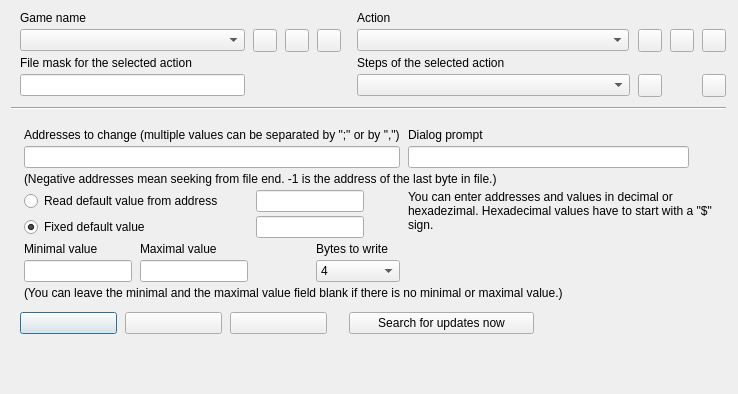
<?xml version="1.0" encoding="UTF-8"?>
<ui version="4.0">
  <class>CheatDBEditForm</class>
  <widget class="QDialog" name="CheatDBEditForm">
    <property name="geometry"><rect><x>0</x><y>0</y><width>712</width><height>394</height></rect></property>
    <property name="windowTitle"><string>Edit cheats data base</string></property>
    <property name="vclBorderStyle" stdset="0"><string notr="true">bsDialog</string></property>
    <property name="vclPosition" stdset="0"><string notr="true">poOwnerFormCenter</string></property>
    <property name="vclKeyPreview" stdset="0"><bool>true</bool></property>
    <property name="vclDesignWidth" stdset="0"><number>712</number></property>
    <property name="vclDesignHeight" stdset="0"><number>394</number></property>
    <layout class="QGridLayout" name="CheatDBEditForm_Layout" columnstretch="0,0,0,0,0,0,0,0,0,0,0,0,1">
      <property name="leftMargin"><number>-2</number></property>
      <property name="topMargin"><number>11</number></property>
      <property name="rightMargin"><number>4</number></property>
      <property name="bottomMargin"><number>8</number></property>
      <property name="horizontalSpacing"><number>8</number></property>
      <property name="verticalSpacing"><number>4</number></property>
      <item row="0" column="1">
        <widget class="QLabel" name="GameLabel">
          <property name="text"><string>Game name</string></property>
          <property name="textFormat"><enum>Qt::PlainText</enum></property>
          <property name="alignment"><set>Qt::AlignLeft|Qt::AlignTop</set></property>
        </widget>
      </item>
      <item row="0" column="8" colspan="5">
        <widget class="QLabel" name="ActionLabel">
          <property name="text"><string>Action</string></property>
          <property name="textFormat"><enum>Qt::PlainText</enum></property>
          <property name="alignment"><set>Qt::AlignLeft|Qt::AlignTop</set></property>
        </widget>
      </item>
      <item row="1" column="1" colspan="3" alignment="Qt::AlignLeft">
        <widget class="QComboBox" name="GameComboBox">
          <property name="editable"><bool>false</bool></property>
          <property name="maxVisibleItems"><number>8</number></property>
          <property name="minimumSize"><size><width>225</width><height>0</height></size></property>
        </widget>
      </item>
      <item row="1" column="4" alignment="Qt::AlignLeft">
        <widget class="QToolButton" name="GameAddButton">
          <property name="icon"><iconset resource="../../resources/dfend.qrc"><normaloff>:/glyphs/a7fc1030571280f9.png</normaloff></iconset></property>
          <property name="iconSize"><size><width>16</width><height>16</height></size></property>
          <property name="minimumSize"><size><width>23</width><height>0</height></size></property>
        </widget>
      </item>
      <item row="1" column="5" alignment="Qt::AlignLeft">
        <widget class="QToolButton" name="GameEditButton">
          <property name="tag" stdset="0"><number>1</number></property>
          <property name="icon"><iconset resource="../../resources/dfend.qrc"><normaloff>:/glyphs/8cae1683440d5f8e.png</normaloff></iconset></property>
          <property name="iconSize"><size><width>16</width><height>16</height></size></property>
          <property name="minimumSize"><size><width>23</width><height>0</height></size></property>
        </widget>
      </item>
      <item row="1" column="6" alignment="Qt::AlignLeft">
        <widget class="QToolButton" name="GameDeleteButton">
          <property name="tag" stdset="0"><number>2</number></property>
          <property name="icon"><iconset resource="../../resources/dfend.qrc"><normaloff>:/glyphs/86ad06b420cc830c.png</normaloff></iconset></property>
          <property name="iconSize"><size><width>16</width><height>16</height></size></property>
          <property name="minimumSize"><size><width>23</width><height>0</height></size></property>
        </widget>
      </item>
      <item row="1" column="8" alignment="Qt::AlignLeft">
        <widget class="QComboBox" name="ActionComboBox">
          <property name="editable"><bool>false</bool></property>
          <property name="maxVisibleItems"><number>8</number></property>
          <property name="minimumSize"><size><width>272</width><height>0</height></size></property>
        </widget>
      </item>
      <item row="1" column="9" alignment="Qt::AlignLeft">
        <widget class="QToolButton" name="ActionAddButton">
          <property name="tag" stdset="0"><number>3</number></property>
          <property name="icon"><iconset resource="../../resources/dfend.qrc"><normaloff>:/glyphs/a7fc1030571280f9.png</normaloff></iconset></property>
          <property name="iconSize"><size><width>16</width><height>16</height></size></property>
          <property name="minimumSize"><size><width>23</width><height>0</height></size></property>
        </widget>
      </item>
      <item row="1" column="10" alignment="Qt::AlignLeft">
        <widget class="QToolButton" name="ActionEditButton">
          <property name="tag" stdset="0"><number>4</number></property>
          <property name="icon"><iconset resource="../../resources/dfend.qrc"><normaloff>:/glyphs/8cae1683440d5f8e.png</normaloff></iconset></property>
          <property name="iconSize"><size><width>16</width><height>16</height></size></property>
          <property name="minimumSize"><size><width>23</width><height>0</height></size></property>
        </widget>
      </item>
      <item row="1" column="11" alignment="Qt::AlignLeft">
        <widget class="QToolButton" name="ActionDeleteButton">
          <property name="tag" stdset="0"><number>5</number></property>
          <property name="icon"><iconset resource="../../resources/dfend.qrc"><normaloff>:/glyphs/86ad06b420cc830c.png</normaloff></iconset></property>
          <property name="iconSize"><size><width>16</width><height>16</height></size></property>
          <property name="minimumSize"><size><width>23</width><height>0</height></size></property>
        </widget>
      </item>
      <item row="2" column="1" colspan="2">
        <widget class="QLabel" name="FileMaskEdit_EditLabel">
          <property name="text"><string>File mask for the selected action</string></property>
          <property name="textFormat"><enum>Qt::PlainText</enum></property>
          <property name="vclFocusControl" stdset="0"><string notr="true">FileMaskEdit</string></property>
          <property name="vclLabeledEditOf" stdset="0"><string notr="true">FileMaskEdit</string></property>
        </widget>
      </item>
      <item row="2" column="8" colspan="5">
        <widget class="QLabel" name="ActionStepLabel">
          <property name="text"><string>Steps of the selected action</string></property>
          <property name="textFormat"><enum>Qt::PlainText</enum></property>
          <property name="alignment"><set>Qt::AlignLeft|Qt::AlignTop</set></property>
        </widget>
      </item>
      <item row="3" column="1" colspan="3" alignment="Qt::AlignLeft">
        <widget class="QLineEdit" name="FileMaskEdit">
          <property name="minimumSize"><size><width>225</width><height>0</height></size></property>
        </widget>
      </item>
      <item row="3" column="8" alignment="Qt::AlignLeft">
        <widget class="QComboBox" name="ActionStepComboBox">
          <property name="editable"><bool>false</bool></property>
          <property name="maxVisibleItems"><number>8</number></property>
          <property name="minimumSize"><size><width>273</width><height>0</height></size></property>
        </widget>
      </item>
      <item row="3" column="9" alignment="Qt::AlignLeft">
        <widget class="QToolButton" name="ActionStepAddButton">
          <property name="tag" stdset="0"><number>6</number></property>
          <property name="icon"><iconset resource="../../resources/dfend.qrc"><normaloff>:/glyphs/a7fc1030571280f9.png</normaloff></iconset></property>
          <property name="iconSize"><size><width>16</width><height>16</height></size></property>
          <property name="minimumSize"><size><width>23</width><height>0</height></size></property>
        </widget>
      </item>
      <item row="3" column="11" alignment="Qt::AlignLeft">
        <widget class="QToolButton" name="ActionStepDeleteButton">
          <property name="tag" stdset="0"><number>7</number></property>
          <property name="icon"><iconset resource="../../resources/dfend.qrc"><normaloff>:/glyphs/86ad06b420cc830c.png</normaloff></iconset></property>
          <property name="iconSize"><size><width>16</width><height>16</height></size></property>
          <property name="minimumSize"><size><width>23</width><height>0</height></size></property>
        </widget>
      </item>
      <item row="4" column="0" colspan="12" alignment="Qt::AlignLeft">
        <widget class="QFrame" name="Bevel1">
          <property name="frameShape"><enum>QFrame::HLine</enum></property>
          <property name="frameShadow"><enum>QFrame::Sunken</enum></property>
          <property name="vclClass" stdset="0"><string notr="true">TBevel</string></property>
          <property name="minimumSize"><size><width>715</width><height>15</height></size></property>
        </widget>
      </item>
      <item row="5" column="1" colspan="11">
        <widget class="QStackedWidget" name="Notebook">
          <property name="currentIndex"><number>1</number></property>
          <property name="vclPageNames" stdset="0"><stringlist notr="true"><string>ChangeAddress</string><string>ChangeAddressWithDialog</string><string>Internal</string></stringlist></property>
          <widget class="QWidget" name="Notebook_Page0">
            <property name="vclPageCaption" stdset="0"><string notr="true">ChangeAddress</string></property>
            <property name="vclDesignWidth" stdset="0"><number>696</number></property>
            <property name="vclDesignHeight" stdset="0"><number>251</number></property>
            <layout class="QGridLayout" name="Notebook_Page0_Layout" columnstretch="0,0,1">
              <property name="leftMargin"><number>4</number></property>
              <property name="topMargin"><number>8</number></property>
              <property name="rightMargin"><number>8</number></property>
              <property name="bottomMargin"><number>8</number></property>
              <property name="horizontalSpacing"><number>8</number></property>
              <property name="verticalSpacing"><number>4</number></property>
              <item row="0" column="0" colspan="3">
                <widget class="QLabel" name="ChangeAddressAddressEdit_EditLabel">
                  <property name="text"><string>Addresses to change (multiple values can be separated by ";" or by ",")</string></property>
                  <property name="textFormat"><enum>Qt::PlainText</enum></property>
                  <property name="vclFocusControl" stdset="0"><string notr="true">ChangeAddressAddressEdit</string></property>
                  <property name="vclLabeledEditOf" stdset="0"><string notr="true">ChangeAddressAddressEdit</string></property>
                </widget>
              </item>
              <item row="1" column="0" colspan="3">
                <widget class="QLineEdit" name="ChangeAddressAddressEdit">
          </widget>
              </item>
              <item row="2" column="0" colspan="3">
                <widget class="QLabel" name="ChangeAddressAddressLabel">
                  <property name="text"><string>(Negative addresses mean seeking from file end. -1 is the address of the last byte in file.)</string></property>
                  <property name="textFormat"><enum>Qt::PlainText</enum></property>
                  <property name="wordWrap"><bool>true</bool></property>
                  <property name="alignment"><set>Qt::AlignLeft|Qt::AlignTop</set></property>
                  <property name="minimumSize"><size><width>352</width><height>0</height></size></property>
                </widget>
              </item>
              <item row="3" column="0">
                <widget class="QLabel" name="ChangeAddressNewValueEdit_EditLabel">
                  <property name="text"><string>New value</string></property>
                  <property name="textFormat"><enum>Qt::PlainText</enum></property>
                  <property name="vclFocusControl" stdset="0"><string notr="true">ChangeAddressNewValueEdit</string></property>
                  <property name="vclLabeledEditOf" stdset="0"><string notr="true">ChangeAddressNewValueEdit</string></property>
                </widget>
              </item>
              <item row="3" column="1" colspan="2">
                <widget class="QLabel" name="ChangeAddressBytesLabel">
                  <property name="text"><string>Bytes to write</string></property>
                  <property name="textFormat"><enum>Qt::PlainText</enum></property>
                  <property name="alignment"><set>Qt::AlignLeft|Qt::AlignTop</set></property>
                </widget>
              </item>
              <item row="4" column="0" alignment="Qt::AlignLeft">
                <widget class="QLineEdit" name="ChangeAddressNewValueEdit">
                  <property name="minimumSize"><size><width>253</width><height>0</height></size></property>
                </widget>
              </item>
              <item row="4" column="1" alignment="Qt::AlignLeft">
                <widget class="QComboBox" name="ChangeAddressBytesComboBox">
                  <property name="editable"><bool>false</bool></property>
                  <property name="maxVisibleItems"><number>8</number></property>
                  <item>
                    <property name="text"><string>1</string></property>
                  </item>
                  <item>
                    <property name="text"><string>2</string></property>
                  </item>
                  <item>
                    <property name="text"><string>4</string></property>
                  </item>
                  <property name="currentIndex"><number>2</number></property>
                  <property name="minimumSize"><size><width>84</width><height>0</height></size></property>
                </widget>
              </item>
              <item row="5" column="0" colspan="3">
                <widget class="QLabel" name="ChangeAddressInfoLabel">
                  <property name="text"><string>You can enter addresses and values in decimal or hexadezimal. Hexadecimal values have to start with a "$" sign.</string></property>
                  <property name="textFormat"><enum>Qt::PlainText</enum></property>
                  <property name="wordWrap"><bool>true</bool></property>
                  <property name="alignment"><set>Qt::AlignLeft|Qt::AlignTop</set></property>
                  <property name="minimumSize"><size><width>352</width><height>0</height></size></property>
                </widget>
              </item>
              <item row="0" column="2">
                <spacer name="Notebook_Page0_Layout_HFill">
                  <property name="orientation"><enum>Qt::Horizontal</enum></property>
                  <property name="sizeHint" stdset="0"><size><width>0</width><height>0</height></size></property>
                </spacer>
              </item>
              <item row="6" column="0">
                <spacer name="Notebook_Page0_VFill">
                  <property name="orientation"><enum>Qt::Vertical</enum></property>
                  <property name="sizeHint" stdset="0"><size><width>0</width><height>0</height></size></property>
                </spacer>
              </item>
            </layout>
          </widget>
          <widget class="QWidget" name="Notebook_Page1">
            <property name="vclPageCaption" stdset="0"><string notr="true">ChangeAddressWithDialog</string></property>
            <property name="vclDesignWidth" stdset="0"><number>696</number></property>
            <property name="vclDesignHeight" stdset="0"><number>251</number></property>
            <layout class="QGridLayout" name="Notebook_Page1_Layout" columnstretch="0,0,0,0,0,1">
              <property name="leftMargin"><number>4</number></property>
              <property name="topMargin"><number>8</number></property>
              <property name="rightMargin"><number>8</number></property>
              <property name="bottomMargin"><number>8</number></property>
              <property name="horizontalSpacing"><number>8</number></property>
              <property name="verticalSpacing"><number>4</number></property>
              <item row="0" column="0" colspan="4">
                <widget class="QLabel" name="ChangeAddressWithDialogAddressEdit_EditLabel">
                  <property name="text"><string>Addresses to change (multiple values can be separated by ";" or by ",")</string></property>
                  <property name="textFormat"><enum>Qt::PlainText</enum></property>
                  <property name="vclFocusControl" stdset="0"><string notr="true">ChangeAddressWithDialogAddressEdit</string></property>
                  <property name="vclLabeledEditOf" stdset="0"><string notr="true">ChangeAddressWithDialogAddressEdit</string></property>
                </widget>
              </item>
              <item row="0" column="4" colspan="2">
                <widget class="QLabel" name="ChangeAddressWithDialogPromptEdit_EditLabel">
                  <property name="text"><string>Dialog prompt</string></property>
                  <property name="textFormat"><enum>Qt::PlainText</enum></property>
                  <property name="vclFocusControl" stdset="0"><string notr="true">ChangeAddressWithDialogPromptEdit</string></property>
                  <property name="vclLabeledEditOf" stdset="0"><string notr="true">ChangeAddressWithDialogPromptEdit</string></property>
                </widget>
              </item>
              <item row="1" column="0" colspan="4">
                <widget class="QLineEdit" name="ChangeAddressWithDialogAddressEdit">
          </widget>
              </item>
              <item row="1" column="4" alignment="Qt::AlignLeft">
                <widget class="QLineEdit" name="ChangeAddressWithDialogPromptEdit">
                  <property name="minimumSize"><size><width>281</width><height>0</height></size></property>
                </widget>
              </item>
              <item row="2" column="0" colspan="6">
                <widget class="QLabel" name="ChangeAddressWithDialogAddressLabel">
                  <property name="text"><string>(Negative addresses mean seeking from file end. -1 is the address of the last byte in file.)</string></property>
                  <property name="textFormat"><enum>Qt::PlainText</enum></property>
                  <property name="wordWrap"><bool>true</bool></property>
                  <property name="alignment"><set>Qt::AlignLeft|Qt::AlignTop</set></property>
                  <property name="minimumSize"><size><width>352</width><height>0</height></size></property>
                </widget>
              </item>
              <item row="3" column="0" colspan="2">
                <widget class="QRadioButton" name="ChangeAddressWithDialogDefaultAddressRadioButton">
                  <property name="text"><string>Read default value from address</string></property>
                </widget>
              </item>
              <item row="3" column="2" colspan="2" alignment="Qt::AlignLeft">
                <widget class="QLineEdit" name="ChangeAddressWithDialogDefaultAddressEdit">
                  <property name="minimumSize"><size><width>108</width><height>0</height></size></property>
                </widget>
              </item>
              <item row="3" column="4" rowspan="2" colspan="2">
                <widget class="QLabel" name="ChangeAddressWithDialogInfoLabel2">
                  <property name="text"><string>You can enter addresses and values in decimal or hexadezimal. Hexadecimal values have to start with a "$" sign.</string></property>
                  <property name="textFormat"><enum>Qt::PlainText</enum></property>
                  <property name="wordWrap"><bool>true</bool></property>
                  <property name="alignment"><set>Qt::AlignLeft|Qt::AlignTop</set></property>
                  <property name="minimumSize"><size><width>281</width><height>0</height></size></property>
                </widget>
              </item>
              <item row="4" column="0" colspan="2">
                <widget class="QRadioButton" name="ChangeAddressWithDialogDefaultFixedRadioButton">
                  <property name="text"><string>Fixed default value</string></property>
                  <property name="checked"><bool>true</bool></property>
                </widget>
              </item>
              <item row="4" column="2" colspan="2" alignment="Qt::AlignLeft">
                <widget class="QLineEdit" name="ChangeAddressWithDialogDefaultFixedEdit">
                  <property name="minimumSize"><size><width>108</width><height>0</height></size></property>
                </widget>
              </item>
              <item row="5" column="0">
                <widget class="QLabel" name="ChangeAddressWithDialogMinValueEdit_EditLabel">
                  <property name="text"><string>Minimal value</string></property>
                  <property name="textFormat"><enum>Qt::PlainText</enum></property>
                  <property name="vclFocusControl" stdset="0"><string notr="true">ChangeAddressWithDialogMinValueEdit</string></property>
                  <property name="vclLabeledEditOf" stdset="0"><string notr="true">ChangeAddressWithDialogMinValueEdit</string></property>
                </widget>
              </item>
              <item row="5" column="1">
                <widget class="QLabel" name="ChangeAddressWithDialogMaxValueEdit_EditLabel">
                  <property name="text"><string>Maximal value</string></property>
                  <property name="textFormat"><enum>Qt::PlainText</enum></property>
                  <property name="vclFocusControl" stdset="0"><string notr="true">ChangeAddressWithDialogMaxValueEdit</string></property>
                  <property name="vclLabeledEditOf" stdset="0"><string notr="true">ChangeAddressWithDialogMaxValueEdit</string></property>
                </widget>
              </item>
              <item row="5" column="3" colspan="3">
                <widget class="QLabel" name="ChangeAddressWithDialogBytesLabel">
                  <property name="text"><string>Bytes to write</string></property>
                  <property name="textFormat"><enum>Qt::PlainText</enum></property>
                  <property name="alignment"><set>Qt::AlignLeft|Qt::AlignTop</set></property>
                </widget>
              </item>
              <item row="6" column="0" alignment="Qt::AlignLeft">
                <widget class="QLineEdit" name="ChangeAddressWithDialogMinValueEdit">
                  <property name="minimumSize"><size><width>108</width><height>0</height></size></property>
                </widget>
              </item>
              <item row="6" column="1" alignment="Qt::AlignLeft">
                <widget class="QLineEdit" name="ChangeAddressWithDialogMaxValueEdit">
                  <property name="minimumSize"><size><width>108</width><height>0</height></size></property>
                </widget>
              </item>
              <item row="6" column="3" alignment="Qt::AlignLeft">
                <widget class="QComboBox" name="ChangeAddressWithDialogBytesComboBox">
                  <property name="editable"><bool>false</bool></property>
                  <property name="maxVisibleItems"><number>8</number></property>
                  <item>
                    <property name="text"><string>1</string></property>
                  </item>
                  <item>
                    <property name="text"><string>2</string></property>
                  </item>
                  <item>
                    <property name="text"><string>4</string></property>
                  </item>
                  <property name="currentIndex"><number>2</number></property>
                  <property name="minimumSize"><size><width>84</width><height>0</height></size></property>
                </widget>
              </item>
              <item row="7" column="0" colspan="6">
                <widget class="QLabel" name="ChangeAddressWithDialogInfoLabel">
                  <property name="text"><string>(You can leave the minimal and the maximal value field blank if there is no minimal or maximal value.)</string></property>
                  <property name="textFormat"><enum>Qt::PlainText</enum></property>
                  <property name="wordWrap"><bool>true</bool></property>
                  <property name="alignment"><set>Qt::AlignLeft|Qt::AlignTop</set></property>
                  <property name="minimumSize"><size><width>351</width><height>0</height></size></property>
                </widget>
              </item>
              <item row="0" column="5">
                <spacer name="Notebook_Page1_Layout_HFill">
                  <property name="orientation"><enum>Qt::Horizontal</enum></property>
                  <property name="sizeHint" stdset="0"><size><width>0</width><height>0</height></size></property>
                </spacer>
              </item>
              <item row="8" column="0">
                <spacer name="Notebook_Page1_VFill">
                  <property name="orientation"><enum>Qt::Vertical</enum></property>
                  <property name="sizeHint" stdset="0"><size><width>0</width><height>0</height></size></property>
                </spacer>
              </item>
            </layout>
          </widget>
          <widget class="QWidget" name="Notebook_Page2">
            <property name="vclPageCaption" stdset="0"><string notr="true">Internal</string></property>
            <property name="vclDesignWidth" stdset="0"><number>696</number></property>
            <property name="vclDesignHeight" stdset="0"><number>251</number></property>
            <layout class="QGridLayout" name="Notebook_Page2_Layout" columnstretch="0,1">
              <property name="leftMargin"><number>4</number></property>
              <property name="topMargin"><number>8</number></property>
              <property name="rightMargin"><number>4</number></property>
              <property name="bottomMargin"><number>8</number></property>
              <property name="horizontalSpacing"><number>8</number></property>
              <property name="verticalSpacing"><number>4</number></property>
              <item row="0" column="0" colspan="2">
                <widget class="QLabel" name="InternalLabel">
                  <property name="text"><string>Internal cheat to apply</string></property>
                  <property name="textFormat"><enum>Qt::PlainText</enum></property>
                  <property name="alignment"><set>Qt::AlignLeft|Qt::AlignTop</set></property>
                </widget>
              </item>
              <item row="1" column="0" alignment="Qt::AlignLeft">
                <widget class="QSpinBox" name="InternalEdit">
                  <property name="minimum"><number>1</number></property>
                  <property name="maximum"><number>99</number></property>
                  <property name="value"><number>1</number></property>
                  <property name="minimumSize"><size><width>77</width><height>0</height></size></property>
                </widget>
              </item>
              <item row="0" column="1">
                <spacer name="Notebook_Page2_Layout_HFill">
                  <property name="orientation"><enum>Qt::Horizontal</enum></property>
                  <property name="sizeHint" stdset="0"><size><width>0</width><height>0</height></size></property>
                </spacer>
              </item>
              <item row="2" column="0">
                <spacer name="Notebook_Page2_VFill">
                  <property name="orientation"><enum>Qt::Vertical</enum></property>
                  <property name="sizeHint" stdset="0"><size><width>0</width><height>0</height></size></property>
                </spacer>
              </item>
            </layout>
          </widget>
        </widget>
      </item>
      <item row="6" column="1" alignment="Qt::AlignLeft">
        <widget class="QPushButton" name="OKButton">
          <property name="text"><string /></property>
          <property name="autoDefault"><bool>false</bool></property>
          <property name="vclKind" stdset="0"><string notr="true">bkOK</string></property>
          <property name="default"><bool>true</bool></property>
          <property name="vclModalResult" stdset="0"><string notr="true">mrOk</string></property>
          <property name="vclOnClick" stdset="0"><string notr="true">OKButtonClick</string></property>
          <property name="minimumSize"><size><width>97</width><height>0</height></size></property>
        </widget>
      </item>
      <item row="6" column="2" alignment="Qt::AlignLeft">
        <widget class="QPushButton" name="CancelButton">
          <property name="text"><string /></property>
          <property name="autoDefault"><bool>false</bool></property>
          <property name="vclKind" stdset="0"><string notr="true">bkCancel</string></property>
          <property name="vclCancel" stdset="0"><bool>true</bool></property>
          <property name="vclModalResult" stdset="0"><string notr="true">mrCancel</string></property>
          <property name="minimumSize"><size><width>97</width><height>0</height></size></property>
        </widget>
      </item>
      <item row="6" column="3" colspan="4" alignment="Qt::AlignLeft">
        <widget class="QPushButton" name="HelpButton">
          <property name="text"><string /></property>
          <property name="autoDefault"><bool>false</bool></property>
          <property name="vclKind" stdset="0"><string notr="true">bkHelp</string></property>
          <property name="vclOnClick" stdset="0"><string notr="true">HelpButtonClick</string></property>
          <property name="minimumSize"><size><width>97</width><height>0</height></size></property>
        </widget>
      </item>
      <item row="6" column="7" colspan="2" alignment="Qt::AlignLeft">
        <widget class="QPushButton" name="UpdateButton">
          <property name="text"><string>Search for updates now</string></property>
          <property name="icon"><iconset resource="../../resources/dfend.qrc"><normaloff>:/glyphs/e25f5585dc4c1fa1.png</normaloff></iconset></property>
          <property name="autoDefault"><bool>false</bool></property>
          <property name="vclOnClick" stdset="0"><string notr="true">UpdateButtonClick</string></property>
          <property name="minimumSize"><size><width>185</width><height>0</height></size></property>
        </widget>
      </item>
      <item row="0" column="12">
        <spacer name="CheatDBEditForm_Layout_HFill">
          <property name="orientation"><enum>Qt::Horizontal</enum></property>
          <property name="sizeHint" stdset="0"><size><width>0</width><height>0</height></size></property>
        </spacer>
      </item>
      <item row="7" column="0">
        <spacer name="CheatDBEditForm_VFill">
          <property name="orientation"><enum>Qt::Vertical</enum></property>
          <property name="sizeHint" stdset="0"><size><width>0</width><height>0</height></size></property>
        </spacer>
      </item>
    </layout>
    <widget class="QMenu" name="AddActionStepPopupMenu">
      <property name="vclPopupMenu" stdset="0"><bool>true</bool></property>
      <addaction name="AddActionStepPopupChangeAddress" />
      <addaction name="AddActionStepPopupChangeAddressWithDialog" />
    </widget>
    <action name="AddActionStepPopupChangeAddress">
      <property name="text"><string>Change value at address</string></property>
      <property name="tag" stdset="0"><number>8</number></property>
    </action>
    <action name="AddActionStepPopupChangeAddressWithDialog">
      <property name="text"><string>Change value at address with dialog</string></property>
      <property name="tag" stdset="0"><number>9</number></property>
    </action>
  </widget>
  <tabstops>
    <tabstop>GameComboBox</tabstop>
    <tabstop>ActionComboBox</tabstop>
    <tabstop>FileMaskEdit</tabstop>
    <tabstop>ActionStepComboBox</tabstop>
    <tabstop>ChangeAddressAddressEdit</tabstop>
    <tabstop>ChangeAddressNewValueEdit</tabstop>
    <tabstop>ChangeAddressBytesComboBox</tabstop>
    <tabstop>ChangeAddressWithDialogAddressEdit</tabstop>
    <tabstop>ChangeAddressWithDialogDefaultAddressRadioButton</tabstop>
    <tabstop>ChangeAddressWithDialogDefaultAddressEdit</tabstop>
    <tabstop>ChangeAddressWithDialogDefaultFixedRadioButton</tabstop>
    <tabstop>ChangeAddressWithDialogDefaultFixedEdit</tabstop>
    <tabstop>ChangeAddressWithDialogPromptEdit</tabstop>
    <tabstop>ChangeAddressWithDialogMinValueEdit</tabstop>
    <tabstop>ChangeAddressWithDialogMaxValueEdit</tabstop>
    <tabstop>ChangeAddressWithDialogBytesComboBox</tabstop>
    <tabstop>InternalEdit</tabstop>
    <tabstop>OKButton</tabstop>
    <tabstop>CancelButton</tabstop>
    <tabstop>HelpButton</tabstop>
    <tabstop>UpdateButton</tabstop>
  </tabstops>
  <resources>
    <include location="../../resources/dfend.qrc" />
  </resources>
  <connections />
</ui>
